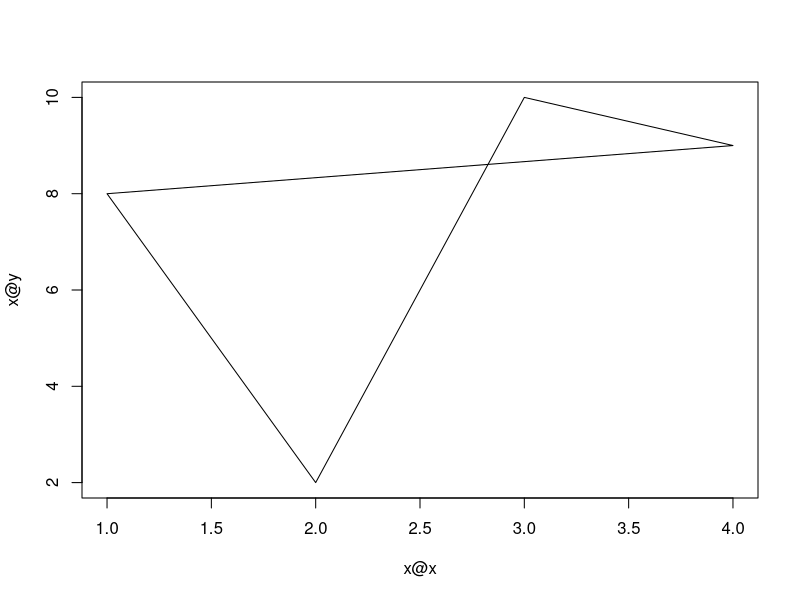

R code for this plot:
library(methods)

setClass("polygon",
         representation(x = "numeric",
                        y = "numeric"))

setMethod("plot", "polygon",
          function(x, y, ...) { # argument x is a polygon
            plot(x@x, x@y, type = "n", ...)
            xp <- c(x@x, x@x[1])
            yp <- c(x@y, x@y[1])
            lines(xp, yp)
          })

p <- new("polygon", x = c(1, 2, 3, 4), y = sample(1:10, 4, TRUE))
plot(p)
